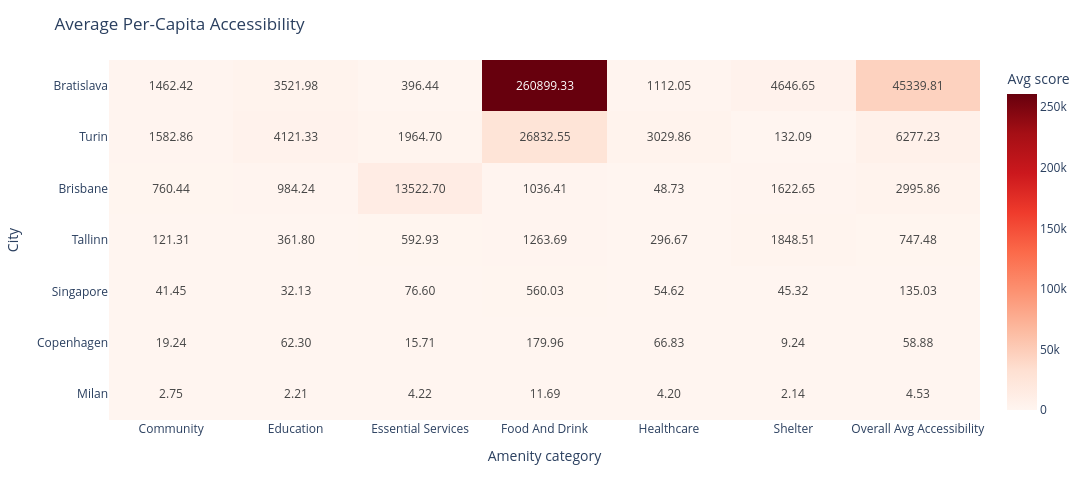

Notebook cell for this chart:
### Code cell
DATA_DIR = Path("data")
NORMALISATION = 100


def compile_city_rankings(data_dir=DATA_DIR, normalisation=NORMALISATION):
    rows = []

    for fp in sorted(data_dir.glob("*_scores.geojson")):
        city = fp.stem.replace("_scores", "").replace("-", " ").replace("_", " ").title()
        gdf = gpd.read_file(fp)

        gravity_pc_cols = [
            c for c in gdf.columns
            if c.startswith("gravity_") and c.endswith(f"_per_{normalisation}")
        ]

        if not gravity_pc_cols:
            gravity_pc_cols = [
                c for c in gdf.columns
                if c.startswith("gravity_") and "_per_" not in c and c != "avg_gravity"
            ]

        diversity_cols = [
            c for c in ["shannon", "kl_divergence", "jsd", "city_similarity"]
            if c in gdf.columns
        ]

        row = {"city": city}

        cat_means = []
        for col in gravity_pc_cols:
            vals = pd.to_numeric(gdf[col], errors="coerce").replace([np.inf, -np.inf], np.nan)
            mean_val = vals.fillna(0).mean()
            row[col] = mean_val
            cat_means.append(mean_val)

        row["overall_avg_accessibility"] = np.mean(cat_means) if cat_means else np.nan

        for col in diversity_cols:
            vals = pd.to_numeric(gdf[col], errors="coerce").replace([np.inf, -np.inf], np.nan)
            row[col] = vals.mean()

        rows.append(row)

    compiled_df = pd.DataFrame(rows)
    compiled_df = compiled_df.sort_values("overall_avg_accessibility", ascending=False).reset_index(drop=True)

    return compiled_df


compiled_df = compile_city_rankings()

category_cols = [
    c for c in compiled_df.columns
    if (c.startswith("gravity_") and c.endswith(f"_per_{NORMALISATION}") or c=="overall_avg_accessibility")
]

heatmap_df = compiled_df[["city"] + category_cols].copy()

rename_map = {
    c: c.replace("gravity_", "").replace(f"_per_{NORMALISATION}", "").replace("_", " ").title()
    for c in category_cols
}
heatmap_df = heatmap_df.rename(columns=rename_map)

fig = px.imshow(
    heatmap_df.set_index("city"),
    text_auto=".2f",
    aspect="auto",
    color_continuous_scale="Reds"
)

fig.update_layout(
    title="Average Per-Capita Accessibility",
    coloraxis_colorbar_title="Avg score"
)

fig.update_layout(
    width=1100,
    height=500,
    font=dict(size=12)
)

fig.update_xaxes(side="bottom")

fig.update_xaxes(title_text="Amenity category")
fig.update_yaxes(title_text="City")

fig.update_traces(
    hovertemplate="City: %{y}<br>Category: %{x}<br>Avg score: %{z:.2f}<extra></extra>"
)

fig.show()

### Figure 1 — Plotly figure (JSON) as saved in the notebook; plotly's stock layout.template omitted (floating-point values rounded to 4 significant figures)
{"data": [{"coloraxis": "coloraxis", "hovertemplate": "City: %{y}<br>Category: %{x}<br>Avg score: %{z:.2f}<extra></extra>", "name": "0", "texttemplate": "%{z:.2f}", "type": "heatmap", "x": ["Community", "Education", "Essential Services", "Food And Drink", "Healthcare", "Shelter", "Overall Avg Accessibility"], "xaxis": "x", "y": ["Bratislava", "Turin", "Brisbane", "Tallinn", "Singapore", "Copenhagen", "Milan"], "yaxis": "y", "z": [[1462.0, 3522.0, 396.4, 260900.0, 1112.0, 4647.0, 45340.0], [1583.0, 4121.0, 1965.0, 26830.0, 3030.0, 132.1, 6277.0], [760.4, 984.2, 13520.0, 1036.0, 48.73, 1623.0, 2996.0], [121.3, 361.8, 592.9, 1264.0, 296.7, 1849.0, 747.5], [41.45, 32.13, 76.6, 560.0, 54.62, 45.32, 135.0], [19.24, 62.3, 15.71, 180.0, 66.83, 9.245, 58.88], [2.745, 2.205, 4.224, 11.69, 4.199, 2.136, 4.533]]}], "layout": {"coloraxis": {"colorbar": {"title": {"text": "Avg score"}}, "colorscale": [[0, "rgb(255,245,240)"], [0.125, "rgb(254,224,210)"], [0.25, "rgb(252,187,161)"], [0.375, "rgb(252,146,114)"], [0.5, "rgb(251,106,74)"], [0.625, "rgb(239,59,44)"], [0.75, "rgb(203,24,29)"], [0.875, "rgb(165,15,21)"], [1, "rgb(103,0,13)"]]}, "font": {"size": 12}, "height": 500, "margin": {"t": 60}, "title": {"text": "Average Per-Capita Accessibility"}, "width": 1100, "xaxis": {"anchor": "y", "domain": [0, 1], "side": "bottom", "title": {"text": "Amenity category"}}, "yaxis": {"anchor": "x", "autorange": "reversed", "domain": [0, 1], "title": {"text": "City"}}}}
